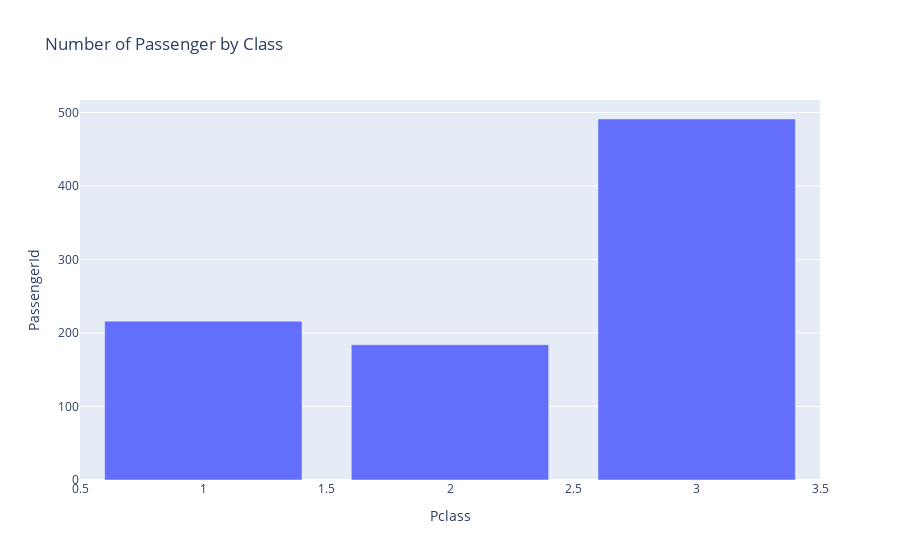

The notebook cell saved with this chart:
### Markdown cell above
### `Plotly Express (px)`

Plotly Express adalah built-in bawaan dari library plotly dan merupakan titik awal yang disarankan untuk membuat gambar-gambar paling umum yang disediakan oleh Plotly menggunakan sintaks yang lebih sederhana.

### Code cell
px.bar(
    df_class,
    x='Pclass',
    y='PassengerId',
    title='Number of Passenger by Class'
)

### Figure 1 — Plotly figure (JSON) as saved in the notebook; plotly's stock layout.template omitted (floating-point values rounded to 4 significant figures)
{"data": [{"alignmentgroup": "True", "hovertemplate": "Pclass=%{x}<br>PassengerId=%{y}<extra></extra>", "legendgroup": "", "marker": {"color": "#636efa", "pattern": {"shape": ""}}, "name": "", "offsetgroup": "", "orientation": "v", "showlegend": false, "textposition": "auto", "type": "bar", "x": [1, 2, 3], "xaxis": "x", "y": [216, 184, 491], "yaxis": "y"}], "layout": {"barmode": "relative", "legend": {"tracegroupgap": 0}, "title": {"text": "Number of Passenger by Class"}, "xaxis": {"anchor": "y", "domain": [0, 1], "title": {"text": "Pclass"}}, "yaxis": {"anchor": "x", "domain": [0, 1], "title": {"text": "PassengerId"}}}}
